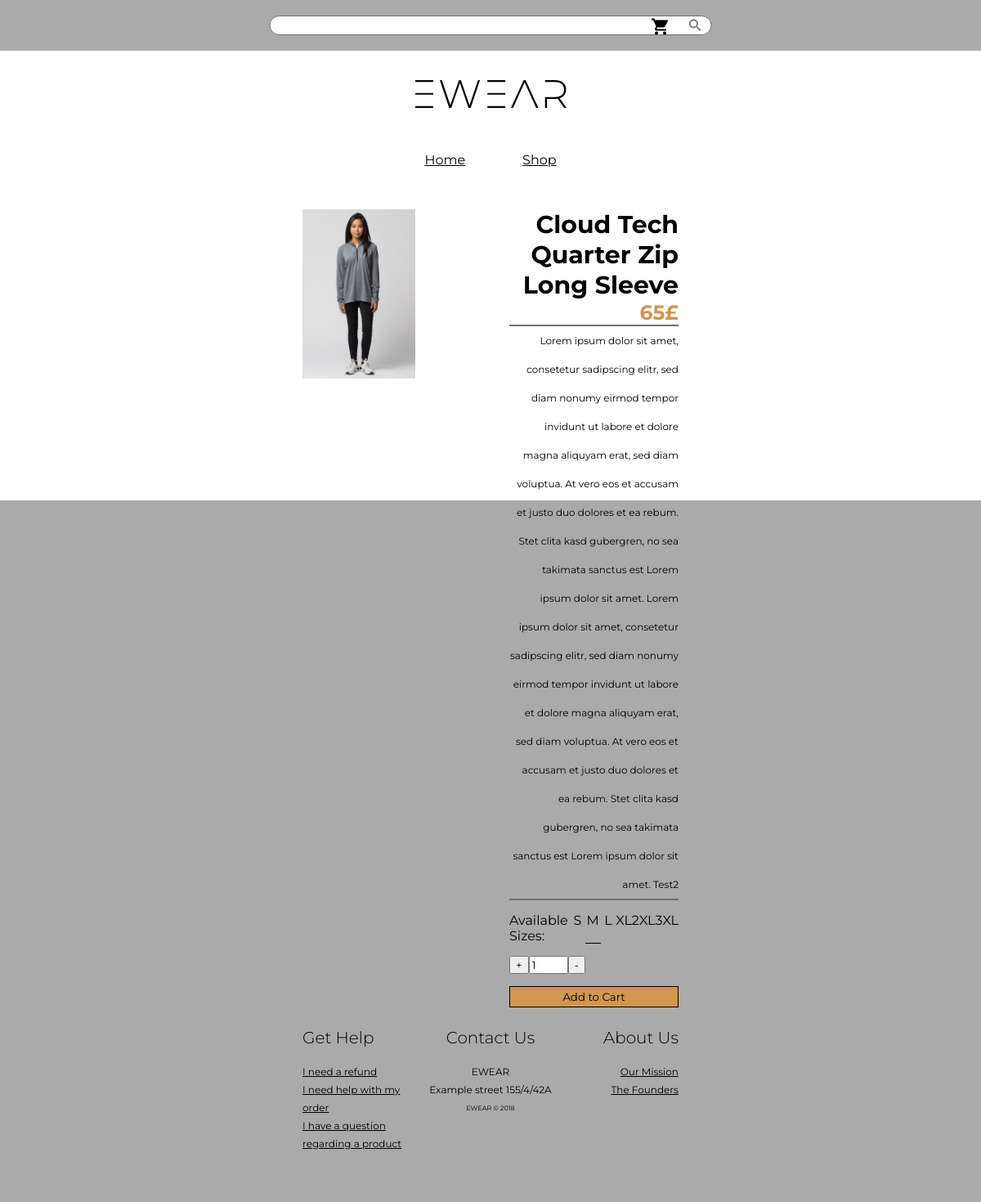
The app's page /shop/prod/Cloud Tech Quarter Zip Long Sleeve, older data.
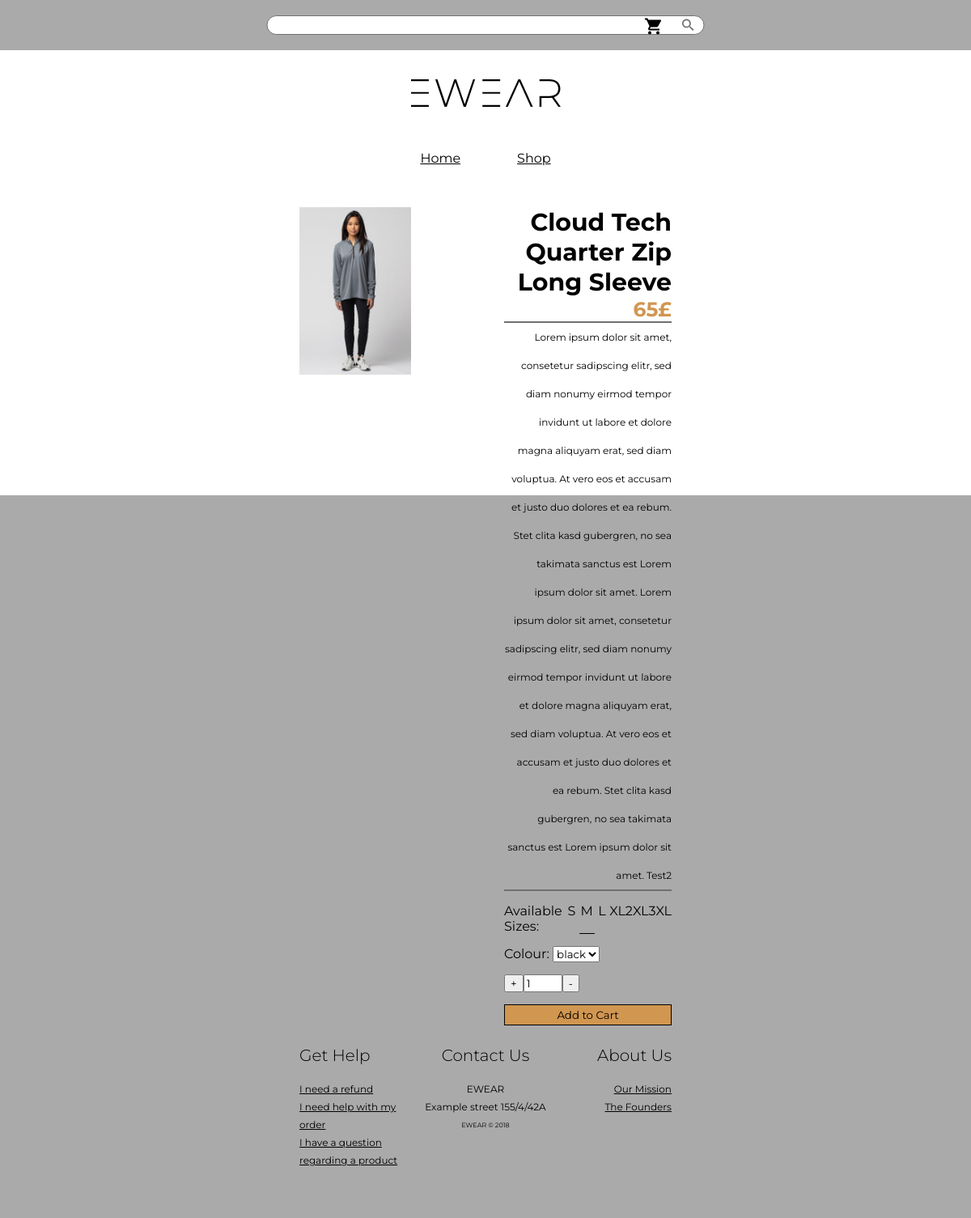
The same page, newer data.
### tables this page shows
CREATE TABLE `products` (
  `id` int(11) NOT NULL,
  `title` varchar(100) NOT NULL,
  `product_desc` varchar(500) NOT NULL,
  `product_desc_long` text NOT NULL,
  `base_price` int(11) NOT NULL,
  `image` varchar(200) NOT NULL,
  `created_at` int(11) NOT NULL,
  `in_stock` tinyint(1) NOT NULL,
  `data` text NOT NULL,
  `category_fs` int(11) NOT NULL
);

### app/helper.php (called while the page is built, shortened)
<?php
function load_view($view, $data=array()){
	require __DIR__."/../views/sites/".$view.".php";
}

### app/Controllers/Shop.php (called while the page is built, shortened)
<?php
class Shop extends Controller
{
	public function prod($parm){
		$product=new Product();
		$data['prod']=$product->getProduct($parm);
		$this->view->files_css=['product.css'];
		$this->view->render("shop/prod", $data);
	}
}

### index.php (called while the page is built, shortened)
<?php
spl_autoload_register(function($class){
	$path=str_replace("App\\", "app/", $class);
	$path=str_replace("\\", "/", $path);
	$path=__DIR__."/".$path.".php";
});
require __DIR__."/app/helper.php";
$app= new Bootstrap();

### app/Core/Model.php (called while the page is built, shortened)
<?php
class Model{
	public function __construct(){
		$this->db = new Database();
	}
}

### config/db.php (called while the page is built)
<?php
return[
	"host"=>"localhost",
	"user"=>"root",
	"pass"=>"",
	"name"=>"ewear"
];

### app/Libs/Database.php (called while the page is built, shortened)
<?php
class Database extends \mysqli
{
	public function __construct()
	{
		$db_config=require __DIR__."/../../config/db.php";
	}
}

### app/Models/Product.php (called while the page is built, shortened)
<?php
class Product extends Model{
	protected $table_name = "products";
	public function getProduct($name=null){
		if ($name!=null&&is_string($name)){
			$sql="SELECT * FROM {$this->table_name} WHERE title='$name' LIMIT 1";
			$stmt=$this->db->query($sql)->fetch_assoc();
			return $stmt;
		}
		else return false;
	}
}

### views/sites/shop/prod.php (the view, shortened to what this page needs)
<div class="container">
	<div class="content">
		<?php if(!empty($prod)):?>
			<?php $json=json_decode($prod['data'], true)?>
			<img class="prodimg" src="<?php if($prod['image']==""){echo APP_URL."assets/images/product/none.jpg";}else echo APP_URL."assets/images/product/".$prod['image']?>" alt="product image">
		<div class="text">
			<h2><?php echo $prod['title']?></h2>
			<h3><?php echo $prod['base_price']?>&pound;</h3>
			<hr>
			<p><?php echo $prod['product_desc_long']?></p>
			<hr>
			<form method="post">
				<div class="order">
					<div class="size">
						 Available Sizes:
						 <label for="S">S</label>
						 <label for="M">M</label>
						 <label for="L">L</label>
						 <label for="XL">XL</label>
						 <label for="2XL">2XL</label>
						 <label for="3XL">3XL</label>
					</div>
					<?php if(isset($json)):?>
					<div class="colour">
						<label for="colour">Colour:</label>
						<select name="colour" id="colour">
							<?php foreach ($json['colour'] as $colour):?>
							<option value="<?php echo $colour ?>"><?php echo $colour ?></option>
							<?php endforeach;?>
						</select>
					</div>
					<?php endif;?>
					<div class="quantity">
						<button type="button" onclick="document.querySelector('.amount').stepUp(1)">+</button><input name="num" type="number" min="1" max="10" value="1" class="amount" readonly><button type="button" onclick="document.querySelector('.amount').stepDown(1)">-</button>
					</div>
					<?php if ($prod['in_stock']==1):?>
					<input type="submit" name="submit" id="submit" class="submit" value="Add to Cart">
					<?php else:?>
					<input type="submit" name="locked" id="locked" class="submit" disabled value="This item is currently unavailable">
					<?php endif;?>
				</div>
			</form>
		</div>
		<?php else:?>
		<?php header("Location:".APP_URL."error/query");?>
		<?php endif;?>
	</div>
</div>

Row changes from the older to the newer data that the page shows:
changed products "Cloud Tech Quarter Zip Long Sleeve": colour (not shown) → "black"
Text that changed along with them:
text now shown: "Colour:"
